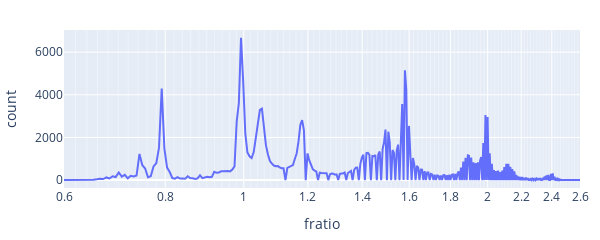

Source (notebook cell):
### Markdown cell above
## Compare

### Code cell
plot_annotations("Omkar Dadarkar - Raag Todi")

### Figure 1 — Plotly figure (JSON) as saved in the notebook; plotly's stock layout.template omitted (floating-point values rounded to 4 significant figures; data arrays with more than 128 entries replaced by an {"elided": "..."} marker saying what was removed)
{"data": [{"hovertemplate": "frequency(ratio wrt root): %{x}<br>occurence: %{y}", "legendgroup": "", "line": {"color": "#636efa", "dash": "solid"}, "marker": {"symbol": "circle"}, "mode": "lines", "name": "", "orientation": "v", "showlegend": false, "type": "scatter", "x": {"elided": "700 float values"}, "xaxis": "x", "y": {"elided": "700 int values"}, "yaxis": "y"}], "layout": {"height": 200, "legend": {"tracegroupgap": 0}, "margin": {"b": 10, "l": 10, "r": 20, "t": 30}, "width": 600, "xaxis": {"anchor": "y", "domain": [0, 1], "minor": {"nticks": 10, "showgrid": true}, "range": [-0.2218, 0.415], "title": {"text": "fratio"}, "type": "log"}, "yaxis": {"anchor": "x", "domain": [0, 1], "title": {"text": "count"}}}}
